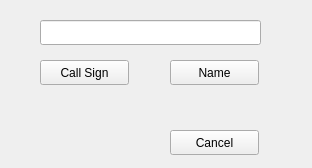
<?xml version="1.0" encoding="UTF-8"?>
<ui version="4.0">
 <class>SearchForm</class>
 <widget class="QWidget" name="SearchForm">
  <property name="geometry">
   <rect>
    <x>0</x>
    <y>0</y>
    <width>312</width>
    <height>168</height>
   </rect>
  </property>
  <property name="windowTitle">
   <string>Hamsters Search Form</string>
  </property>
  <widget class="QLineEdit" name="lineEdit">
   <property name="geometry">
    <rect>
     <x>40</x>
     <y>20</y>
     <width>221</width>
     <height>25</height>
    </rect>
   </property>
  </widget>
  <widget class="QPushButton" name="Call_Button">
   <property name="geometry">
    <rect>
     <x>40</x>
     <y>60</y>
     <width>89</width>
     <height>25</height>
    </rect>
   </property>
   <property name="text">
    <string>Call Sign</string>
   </property>
  </widget>
  <widget class="QPushButton" name="Name_Button">
   <property name="geometry">
    <rect>
     <x>170</x>
     <y>60</y>
     <width>89</width>
     <height>25</height>
    </rect>
   </property>
   <property name="text">
    <string>Name</string>
   </property>
  </widget>
  <widget class="QPushButton" name="Cancel_Button">
   <property name="geometry">
    <rect>
     <x>170</x>
     <y>130</y>
     <width>89</width>
     <height>25</height>
    </rect>
   </property>
   <property name="text">
    <string>Cancel</string>
   </property>
  </widget>
 </widget>
 <resources/>
 <connections/>
</ui>
